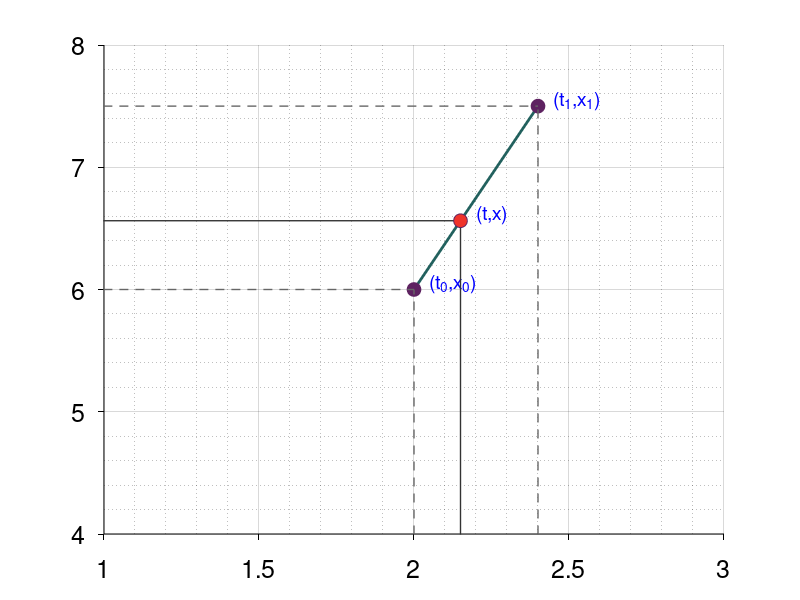

MATLAB code to generate this figure: (Note: this script raises an error after producing the figure.)
% (C) Rahul Bhadani
%% Plotting a line
t_0 = 2.0;
t_1 = 2.4;
x_0 = 6.0;
x_1 = 7.5;
f = figure;
hold on;
plot([t_0, t_1], [x_0, x_1], 'LineWidth', 2, 'Color','#22615E', 'LineStyle','-');

% Plot the points
plot(t_0, x_0, 'MarkerSize', 10, 'Marker','o', ...
    'MarkerEdgeColor','#5E2261','MarkerFaceColor','#5E2261');
plot(t_1, x_1, 'MarkerSize', 10, 'Marker','o', ...
    'MarkerEdgeColor','#5E2261','MarkerFaceColor','#5E2261');

% Add grid lines (dashed)
plot([t_0, t_0], [0, x_0], 'LineStyle','--', 'LineWidth', 1,'Color','#666666');
plot([t_1, t_1], [0, x_1], 'LineStyle','--', 'LineWidth', 1,'Color','#666666');
plot([0, t_0], [x_0, x_0], 'LineStyle','--', 'LineWidth', 1,'Color','#666666');
plot([0, t_1], [x_1, x_1], 'LineStyle','--', 'LineWidth', 1,'Color','#666666');

% Add text annotation for the points
text(t_1+0.05, x_1+0.05, '(t_1,x_1)', 'FontSize', 14, 'Color', 'b');
text(t_0+0.05, x_0+0.05, '(t_0,x_0)', 'FontSize', 14, 'Color', 'b');

% Show Point on the line joining (t_0, x_0) and (t_1, x_1)
% Compute slope and intercept, 
% line equation is x = mt +c
% where m = (x_1 - x_0)/(t_1 - t_0)
% c = x_0 - m * t_0
m = (x_1 - x_0)/(t_1 - t_0);
c = x_0 - m * t_0;

t_new = 2.15;
x_new = m.*t_new  + c;
text(t_new+0.05, x_new+0.05, '(t,x)', 'FontSize', 14, 'Color', 'b');

plot([t_new, t_new], [0, x_new], 'LineStyle','-', 'LineWidth', 1,'Color','#333333');
plot([0, t_new], [x_new, x_new], 'LineStyle','-', 'LineWidth', 1,'Color','#333333');
plot(t_new, x_new, 'MarkerSize', 10, 'Marker','o', ...
    'MarkerEdgeColor','#5E2261','MarkerFaceColor','#EF332A');

grid on;
grid minor;
set(gca, 'XColor', [0, 0, 0], 'YColor', [0, 0, 0], 'TickDir', 'out');
xaxis = get(gca, 'XAxis');
xaxis.TickLabelInterpreter = 'latex';
yaxis = get(gca, 'YAxis');
yaxis.TickLabelInterpreter = 'latex';
set(gca, 'FontSize', 18);
xlim([1, 3]);
ylim([4, 8]);

exportgraphics(f, 'figures/Ch02_line_equation.pdf', 'BackgroundColor', 'none');

%% Linear Interpolation in MATLAB
csv_file = '../Data/vel.csv';
data = readtable(csv_file);
time = data.Time;
speed = data.Message;

% Declare an anonymous function as a line equation
line_eq = @(t0, x0, t1, x1, t) x0 + (x1 - x0) * (t - t0) / (t1 - t0);

timediff = diff(time);
mean_sampling_time = mean(timediff);
t_new = 0:mean_sampling_time:time(end);

% Create empty slots for newly sampled-data
speed_uniform = zeros(size(t_new));

% Interpolate speed values for uniformly time samples
for i = 1:length(t_new)
    t_target = t_new(i);

    % Handle edge cases
    if t_target <= time(1)
        % Before first data point - use first value
        speed_uniform(i) = speed(1);
    elseif t_target >= time(end)
        % After last data point - use last value
        speed_uniform(i) = speed(end);
    else
        % Find the two closest points that near t_target
        idx = find(time <= t_target, 1, 'last');  % Last point <= t_target
        if idx < length(time)
            % Interpolate between time(idx) and time(idx+1)
            t0 = time(idx);
            x0 = speed(idx);
            t1 = time(idx + 1);
            x1 = speed(idx + 1);
            % Use anonymous function for interpolation
            speed_uniform(i) = line_eq(t0, x0, t1, x1, t_target);
        else
            % At the last point
            speed_uniform(i) = speed(end);
        end
    end

end

% Plotting

f= figure;
f.Position = [ 810         819        1320         419];
hold on;
plot(time, speed, 'LineWidth',1, ...
    'Marker','o', 'Color','#426642', ...
    'DisplayName','Original Non-Uniformly Sampled Speed');
plot(t_new, speed_uniform, 'LineWidth',1, ...
    'Marker','o', 'Color','#BB1111', ...
    'DisplayName','Uniformly Sampled Speed');
hold on;
grid on;
grid minor;
set(gca, 'XColor', [0, 0, 0], 'YColor', [0, 0, 0], 'TickDir', 'out');
xaxis = get(gca, 'XAxis');
xaxis.TickLabelInterpreter = 'latex';
yaxis = get(gca, 'YAxis');
yaxis.TickLabelInterpreter = 'latex';
title('speed', 'Interpreter','latex');
set(gca, 'FontSize', 18);
legend('Interpreter','latex');
xlim([-2, 1000])
ylim([-2, 100])
xlabel('Time (s), $t$','Interpreter', 'latex');
ylabel('Speed km/hour','Interpreter', 'latex');

% Create zoom inset
ax2 = axes('Position', [0.57, 0.24, 0.3, 0.4]);
plot(time, speed, 'LineWidth', 2, 'Marker', 'o', 'Color', '#426642');
hold on;
plot(t_new, speed_uniform, 'LineWidth', 2, 'Marker', 'o', 'Color', '#BB1111');
xlim([125.35, 125.55]);
ylim([min(speed_uniform((t_new > 125.35) & (t_new < 125.55))),...
    max(speed_uniform((t_new > 125.35) & (t_new < 125.55)))]);
grid on;
grid minor;
title('Zoomed In')
xaxis = get(gca, 'XAxis');
xaxis.TickLabelInterpreter = 'latex';
yaxis = get(gca, 'YAxis');
yaxis.TickLabelInterpreter = 'latex';

exportgraphics(f, 'figures/Ch02_Linear_Interpolation_Resampling.pdf', 'BackgroundColor', 'none');
